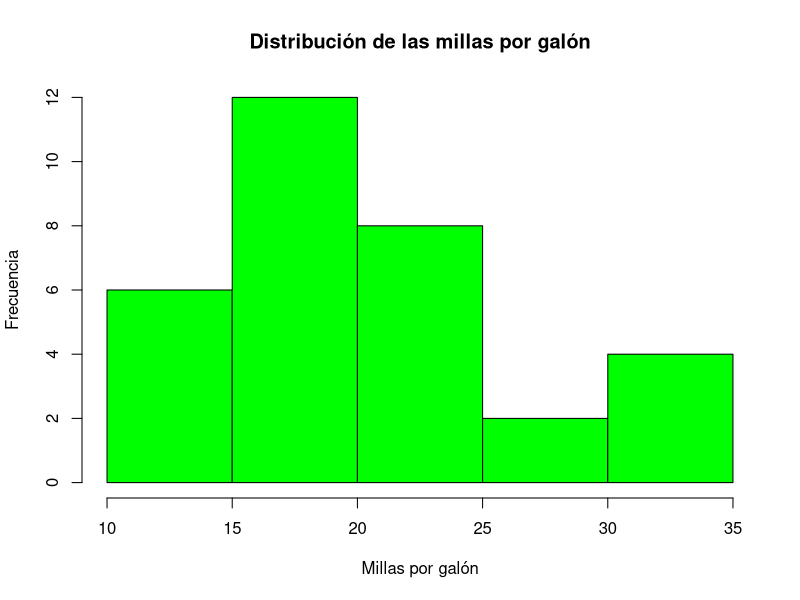
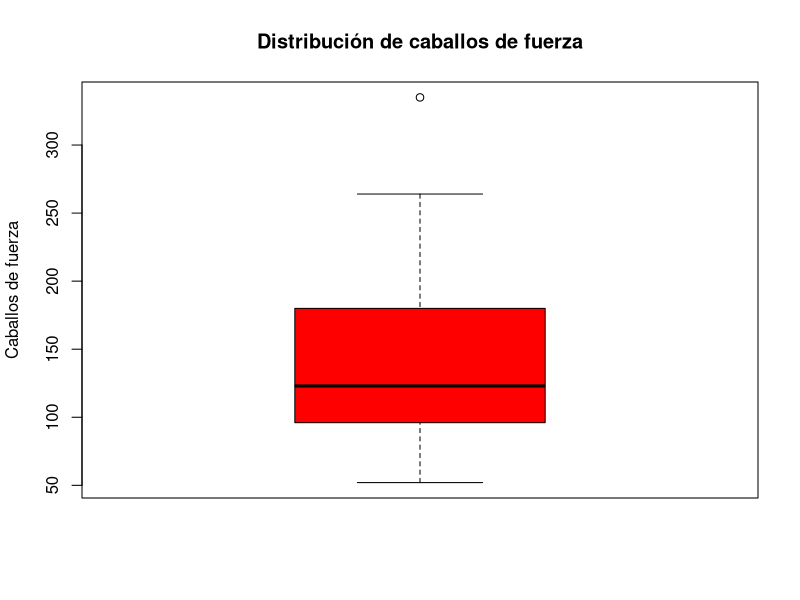
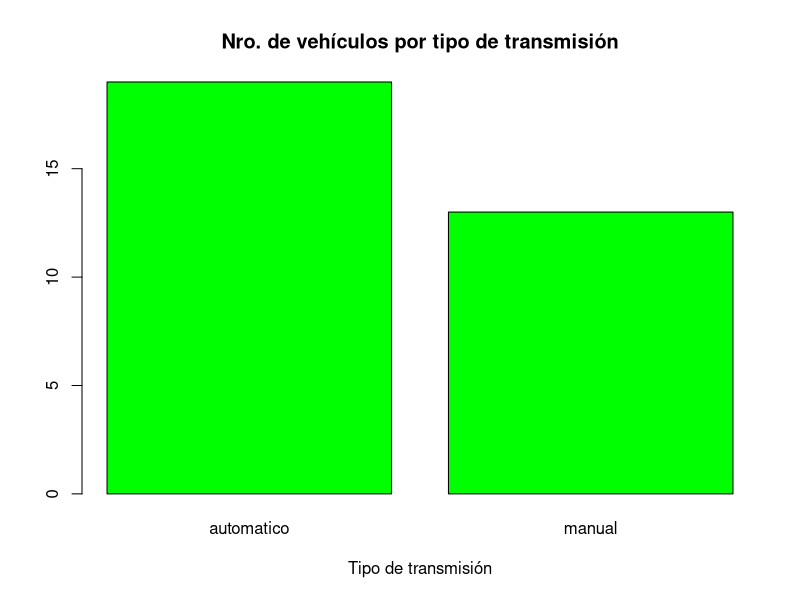
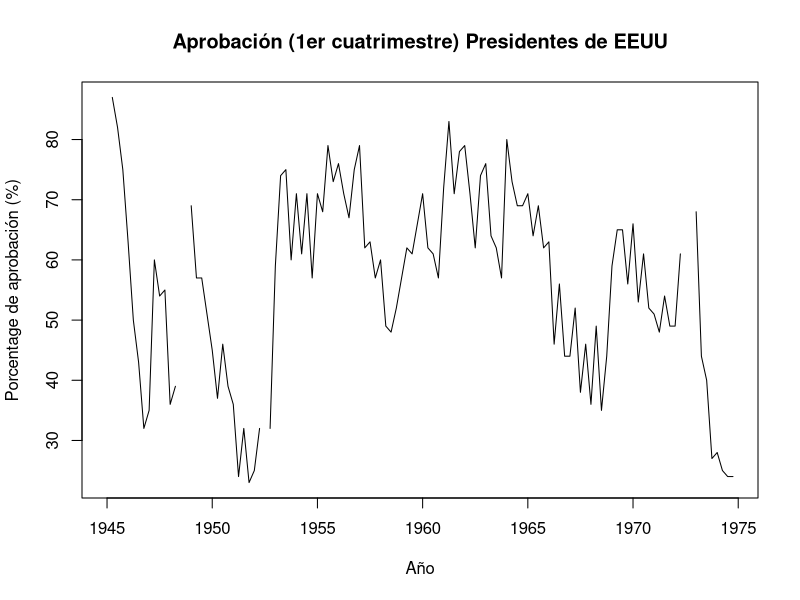
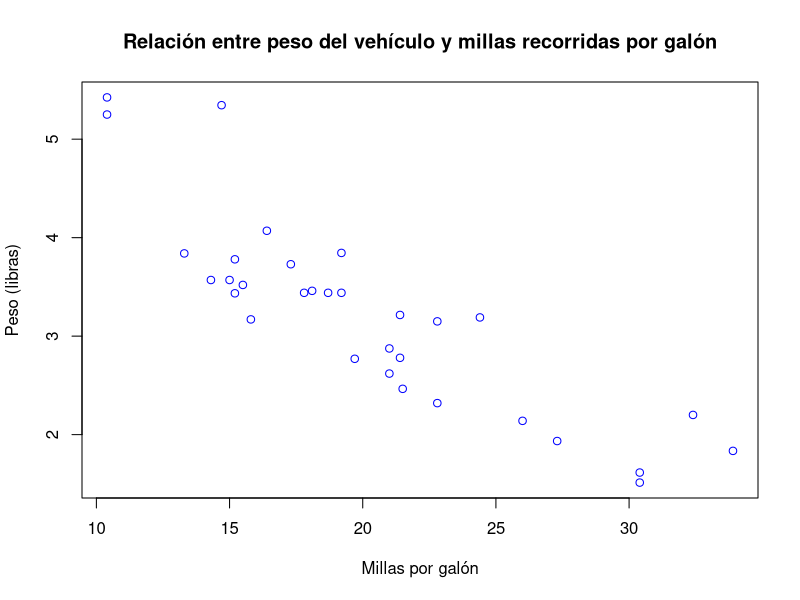

The R source for these figures, in order:
## ---- chunk 1
knitr::opts_chunk$set(echo = FALSE)
## ---- chunk 2
  nu = c(0.5, 0.6)             ## vector de 2 objetos del tipo númerico
  l1 = c(TRUE, FALSE, TRUE)    ## vector 3 objetos del tipo lógico
  l2 = c(T, F)                 ## vector de 3 objetos del tipo lógico
  ch = c('a')                  ## vector de 1 objeto del tipo caracter
  it = 9:29                    ## vector de 21 objetos del tipo entero
  co = c(1+0i, 2+4i)           ## vector de 2 objetos del tipo complejo
## ---- chunk 3
  v = vector('numeric', length = 10) 
  v[1] = 5
  v  # auto-impresion
  print(v) # impresion explícita
## ---- chunk 4
  y = c(1.7, 'a')   ## character
  y
## ---- chunk 5
  y = c(TRUE, 2)    ## numeric
  y
## ---- chunk 6
  y = c('a', TRUE)  ## character
  y
## ---- chunk 7
x = 0:6
class(x)  # la función `class` se utiliza para averiguar la clase de un objeto
## ---- chunk 8
x = as.numeric(x)
x
## ---- chunk 9
x = as.logical(x)
x
## ---- chunk 10
x = as.character(x)
x
## ---- chunk 11
x = c("a", "b", "c")
as.numeric(x)
## ---- chunk 12
as.logical(x)
## ---- chunk 13
m = matrix(1:6, nrow = 2, ncol = 3) # creando una matriz de 2 filas y 3 columnas
m
## ---- chunk 14
dim(m)  # opteniendo la dimensión de la matriz
## ---- chunk 15
m = matrix(1:6, nrow = 2, ncol = 3)
m
## ---- chunk 16
m[2, 1] # elemento de la segunda fila primera columna 
## ---- chunk 17
attributes(m)
## ---- chunk 18
x = 1:3  # creando vector con la sequencia de enteros 1, 2, 3
y = 10:12  # creando vector con la sequencia de enteros 10, 11, 12
z = cbind(x, y)  # acoplando los vectores por columna para crear una matriz
z
w = rbind(x, y) # acoplando los vectores por fila para crear una matriz
## ---- chunk 19
x = list(1, "a", TRUE, 1 + 4i) 
x
## ---- chunk 20
x = factor(c('yes', 'yes', 'no', 'yes', 'no')) 
x
## ---- chunk 21
table(x)
## ---- chunk 22
x = factor(c('yes', 'yes', 'no', 'yes', 'no'), levels=c('yes', 'no'))
x
## ---- chunk 23
x = c(1, 2, NA, 10, 3)
is.na(x)
## ---- chunk 24
x = data.frame(c1 = 1:5, c2 = c(T, T, F, F, T), c3 = c('a', 'b', 'c', 'd', 'e')) 
x
## ---- chunk 25
nrow(x)
## ---- chunk 26
ncol(x)  
## ---- chunk 27
x
names(x)
## ---- chunk 28
x = list(a = 1, b = 2, c = 3)
names(x)
## ---- chunk 29
x = 2
y = 0
if (x > 3) {
  y = 10
} else {
  y = 50
}
y
## ---- chunk 30
x = 10
if (x==10) {  # !=
  print('El valor de x es el esperado')
}
## ---- chunk 31
x = data.frame(c1 = 4:6, c2 = 18:20)
for(i in seq_len(nrow(x))) {
  print(x[i, 'c1'])  # por cada fila imprimo el valor de la primera columna (nombre)
  print(x[i, 2])     # por cada fila imprimo el valor de la segunda columna (número)
}
## ---- chunk 32
x = data.frame(c1 = 1:3, c2 = 10:12); x
apply(x, 2, median)  # apply(<objeto>, <fila (1) o columna (2)>, <funcion>)
## ---- chunk 33
x = data.frame(c1 = 1:2, c2 = 10:11)
x
mult = function(x, c) {
  return (x+c)
}
apply(x, 2, mult, 5)  # apply(<objeto>, <fila (1) o columna (2)>, <funcion>, <parametro>)
## ---- chunk 34
x = data.frame(c1 = 1:5, c2 = 10:14)
x
rowSums(x)
## ---- chunk 35
data = read.csv(file = 'becal-cobertura.csv', header = T, stringsAsFactors = F)
## ---- chunk 36
str(data, vec.len=1)
## ---- chunk 37
library(datasets)
autos = mtcars
## ---- chunk 38
hist(autos$mpg, col='green', main='Distribución de las millas por galón', 
     xlab='Millas por galón', ylab='Frecuencia')
## ---- chunk 39
boxplot(autos$hp, col='red', main='Distribución de caballos de fuerza', 
        ylab='Caballos de fuerza')
## ---- chunk 40
autos$am = ifelse(autos$am==0,'automatico','manual')
## ---- chunk 41
barplot(table(autos$am), col='green', xlab='Tipo de transmisión',
        main='Nro. de vehículos por tipo de transmisión')
## ---- chunk 42
plot(presidents, ylab = 'Porcentage de aprobación (%)', xlab='Año',
     main = 'Aprobación (1er cuatrimestre) Presidentes de EEUU')
## ---- chunk 43
plot(autos$mpg, autos$wt, col='blue', xlab='Millas por galón', ylab='Peso (libras)',
     main='Relación entre peso del vehículo y millas recorridas por galón')
